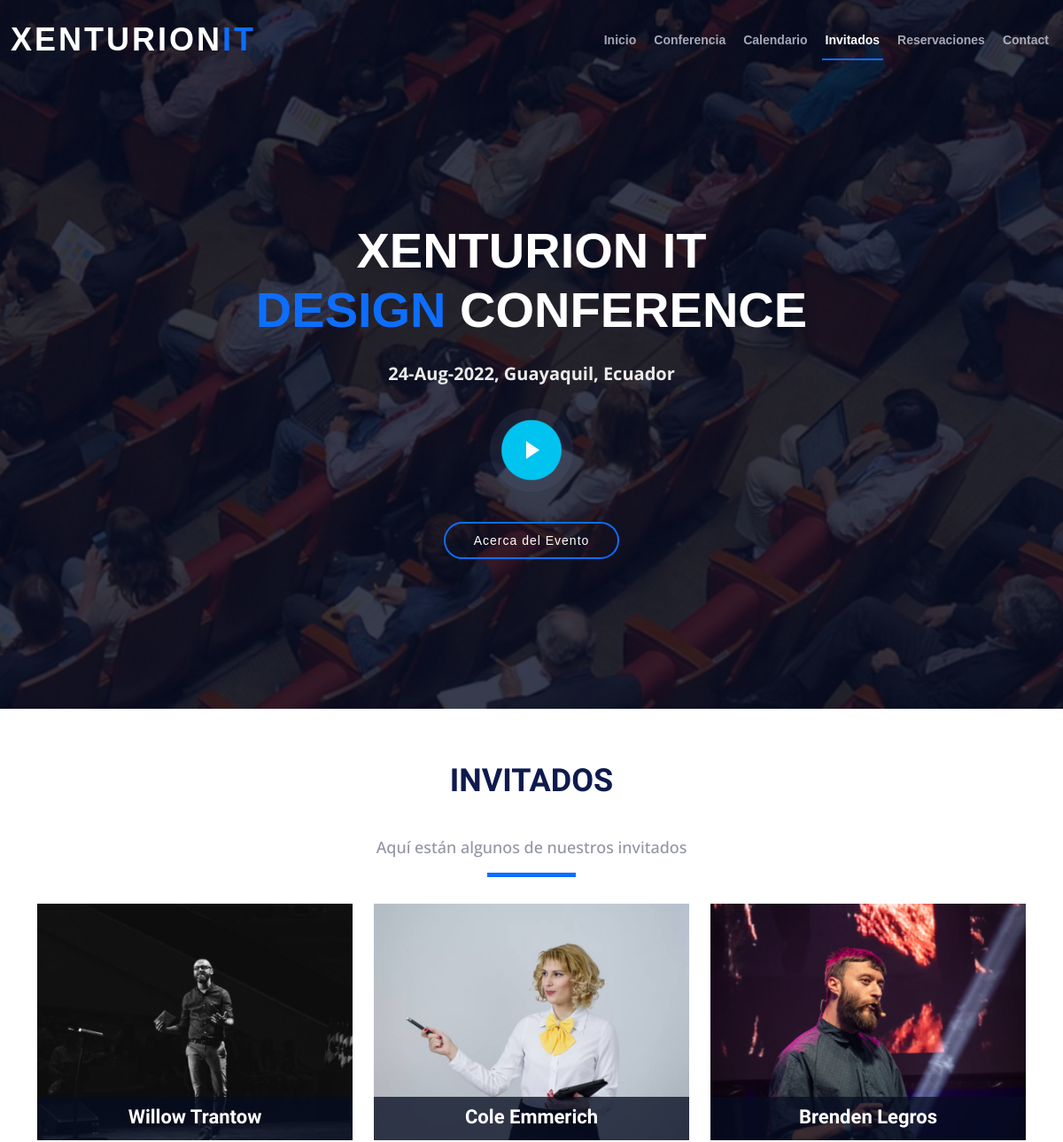
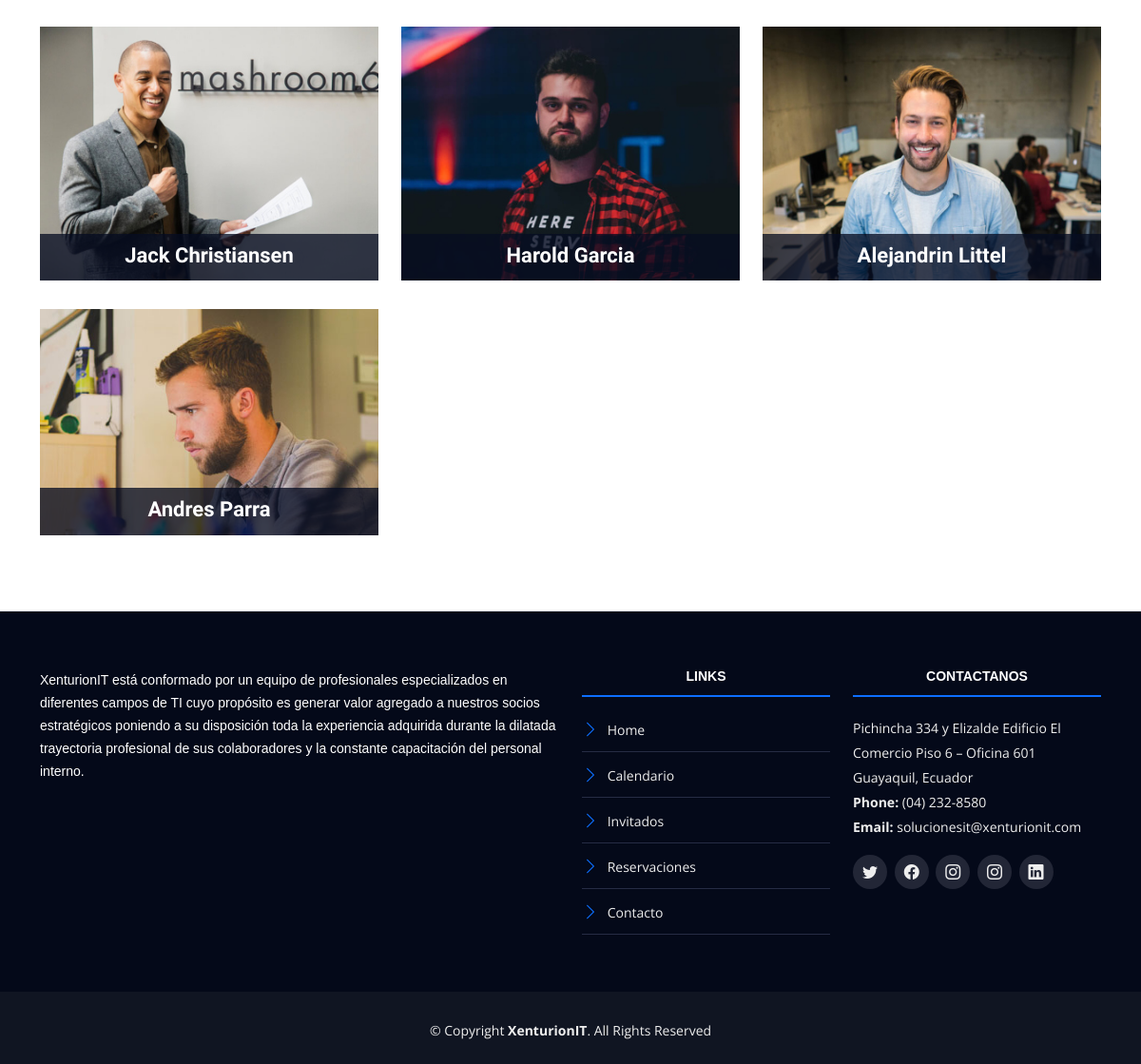
/invitados.php, run on the app's committed database (2 pictures, top to bottom).
### tables this page shows
CREATE TABLE `invitados` (
  `invitado_id` tinyint(4) NOT NULL AUTO_INCREMENT,
  `nombre_invitado` varchar(30) NOT NULL,
  `apellido_invitado` varchar(30) NOT NULL,
  `descripcion` text NOT NULL,
  `url_imagen` varchar(50) NOT NULL,
  `editado` datetime NOT NULL,
  `url_facebook` varchar(200) DEFAULT NULL,
  `url_twitter` varchar(200) DEFAULT NULL,
  `url_instagram` varchar(200) DEFAULT NULL,
  `estado_invitado` tinyint(1) DEFAULT NULL,
  PRIMARY KEY (`invitado_id`)
);

### invitados.php (called while the page is built)
<?php include_once 'includes/templates/header.php'; ?>
        <?php include_once 'includes/templates/invitados.php'; ?>
<?php include_once 'includes/templates/footer.php'; ?>

### includes/templates/invitados.php (the view, shortened to what this page needs)
<?php
try {
    require_once('includes/funciones/bd_conexion.php');
    $sql = "SELECT * FROM `invitados` WHERE estado_invitado = 1 ";
    $resultado = $conn->query($sql);
} catch (Exception $e) {
    $error = $e->getMessage();
}
?>
<section id="speakers">
    <div class="container" data-aos="fade-up">
        <div class="section-header">
            <h2>Invitados</h2>
            <p>Aquí están algunos de nuestros invitados</p>
        </div>
        <div class="row">
            <?php while ($invitados = $resultado->fetch_assoc()) { ?>
                <div class="col-lg-4 col-md-6">
                    <div class="speaker" data-aos="fade-up" data-aos-delay="100">
                        <img src="img/invitados/<?php echo $invitados['url_imagen'] ?>" alt="<?php echo $invitados['nombre_invitado'] ?>" class="img-fluid">
                        <div class="details">
                            <h3><a href="speaker-details.html"><?php echo $invitados['nombre_invitado'] . " " . $invitados['apellido_invitado'] ?></a></h3>
                            <div class="social">
                                <?php if(($invitados['url_facebook'])){?>
                                    <a href="<?php echo $invitados['url_facebook'];?>"><i class="bi bi-facebook"></i></a>
                                <?php }?>
                                <?php if(($invitados['url_twitter'])){?>
                                    <a href="<?php echo $invitados['url_twitter'];?>"><i class="bi bi-twitter"></i></a>
                                <?php }?>
                                <?php if(($invitados['url_instagram'])){?>
                                    <a href="<?php echo $invitados['url_instagram'];?>"><i class="bi bi-instagram"></i></a>
                                <?php }?>
                            </div>
                        </div>
                    </div>
                </div>
            <?php } ?>
        </div>
    </div>
</section>

### css/contact.css (style rules this page uses)
* { margin: 0; padding: 0; box-sizing: border-box; }
body, input, textarea { font-family: "Poppins", sans-serif; }

### css/main.css (style rules this page uses)
html { color: #222; font-size: 1em; line-height: 1.4; }
audio, canvas, img, svg, video { vertical-align: middle; }
html { box-sizing: border-box; }
*,*:before,*:after { box-sizing: inherit; }
body { background-color: #f2f2f2; font-family: 'Open Sans', sans-serif; }
h2 { font-family: 'Oswald', sans-serif; font-size: 2.4em; text-transform: uppercase; text-align: center; }
h2::after { content: ''; margin: 0 auto; height: 30px; width: 100px; display: block; }
h3 { color: #0e1b4d;; font-family: 'PT Sans', sans-serif; }

### css/styles.css (style rules this page uses)
body { background: #fff; color: #2f3138; font-family: "Open Sans", sans-serif; }
a { color: #0d6efd; text-decoration: none; transition: 0.5s; }
.section-header { margin-bottom: 30px; position: relative; padding-bottom: 10px; width: 100%; }
.section-header::before { content: ""; position: absolute; display: block; width: 100px; height: 5px; background: #0d6efd; bottom: 0; left: calc(50% - 50px); }
.section-header h2 { font-size: 36px; text-transform: uppercase; text-align: center; font-weight: 700; margin-bottom: 10px; color: #0e1b4d; }
.section-header p { text-align: center; margin: 0; font-size: 18px; font-weight: 500; color: #9195a2; padding-bottom: 10px; }
#speakers { padding: 60px 0 30px 0; }
#speakers .speaker { position: relative; overflow: hidden; margin-bottom: 30px; }
#speakers .speaker .details { background: rgba(6, 12, 34, 0.76); position: absolute; left: 0; bottom: -40px; right: 0; text-align: center; padding-top: 10px; padding-bottom: 3px; transition: all 300ms cubic-bezier(0.645, 0.045, 0.355, 1); }
#speakers .speaker .details h3 { color: #fff; font-size: 22px; font-weight: 600; margin-bottom: 5px; }
#speakers .speaker .details .social { height: 40px; }
#speakers .speaker .details .social i { line-height: 0; margin: 0 2px; }
#speakers .speaker .details a { color: #fff; }

### data on the page
invitados: url_imagen (picture), nombre_invitado "Willow", apellido_invitado "Trantow"
invitados: url_imagen (picture), nombre_invitado "Cole", apellido_invitado "Emmerich"
invitados: url_imagen (picture), nombre_invitado "Brenden", apellido_invitado "Legros"
invitados: url_imagen (picture), nombre_invitado "Jack", apellido_invitado "Christiansen"
invitados: url_imagen (picture), nombre_invitado "Harold", apellido_invitado "Garcia"
invitados: url_imagen (picture), nombre_invitado "Alejandrin", apellido_invitado "Littel"
invitados: url_imagen (picture), nombre_invitado "Andres", apellido_invitado "Parra"
